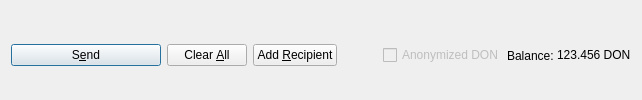
         <widget class="QFrame" name="frame_Send">
          <layout class="QHBoxLayout" name="horizontalLayout">
           <property name="bottomMargin">
            <number>0</number>
           </property>
           <item>
            <widget class="QPushButton" name="sendButton">
             <property name="minimumSize">
              <size>
               <width>150</width>
               <height>0</height>
              </size>
             </property>
             <property name="toolTip">
              <string>Confirm the send action</string>
             </property>
             <property name="text">
              <string>S&amp;end</string>
             </property>
             <property name="icon">
              <iconset resource="../donate.qrc">
               <normaloff>:/icons/send</normaloff>:/icons/send</iconset>
             </property>
             <property name="autoDefault">
              <bool>false</bool>
             </property>
             <property name="default">
              <bool>true</bool>
             </property>
            </widget>
           </item>
           <item>
            <widget class="QPushButton" name="clearButton">
             <property name="sizePolicy">
              <sizepolicy hsizetype="Minimum" vsizetype="Fixed">
               <horstretch>0</horstretch>
               <verstretch>0</verstretch>
              </sizepolicy>
             </property>
             <property name="toolTip">
              <string>Clear all fields of the form.</string>
             </property>
             <property name="text">
              <string>Clear &amp;All</string>
             </property>
             <property name="icon">
              <iconset resource="../donate.qrc">
               <normaloff>:/icons/remove</normaloff>:/icons/remove</iconset>
             </property>
             <property name="autoDefault">
              <bool>false</bool>
             </property>
            </widget>
           </item>
           <item>
            <widget class="QPushButton" name="addButton">
             <property name="toolTip">
              <string>Send to multiple recipients at once</string>
             </property>
             <property name="text">
              <string>Add &amp;Recipient</string>
             </property>
             <property name="icon">
              <iconset resource="../donate.qrc">
               <normaloff>:/icons/add</normaloff>:/icons/add</iconset>
             </property>
             <property name="autoDefault">
              <bool>false</bool>
             </property>
            </widget>
           </item>
           <item>
            <spacer name="horizontalSpacer">
             <property name="orientation">
              <enum>Qt::Horizontal</enum>
             </property>
             <property name="sizeHint" stdset="0">
              <size>
               <width>40</width>
               <height>20</height>
              </size>
             </property>
            </spacer>
           </item>
           <item>
            <layout class="QHBoxLayout" name="horizontalLayout_2">
             <property name="spacing">
              <number>3</number>
             </property>
             <item>
              <widget class="QCheckBox" name="checkzDON">
               <property name="enabled">
                <bool>false</bool>
               </property>
               <property name="text">
                <string>Anonymized DON</string>
               </property>
              </widget>
             </item>
             <item>
              <widget class="QLabel" name="label">
               <property name="text">
                <string>Balance:</string>
               </property>
              </widget>
             </item>
             <item>
              <widget class="QLabel" name="labelBalance">
               <property name="sizePolicy">
                <sizepolicy hsizetype="Preferred" vsizetype="Fixed">
                 <horstretch>0</horstretch>
                 <verstretch>0</verstretch>
                </sizepolicy>
               </property>
               <property name="cursor">
                <cursorShape>IBeamCursor</cursorShape>
               </property>
               <property name="text">
                <string notr="true">123.456 DON</string>
               </property>
               <property name="textInteractionFlags">
                <set>Qt::LinksAccessibleByMouse|Qt::TextSelectableByKeyboard|Qt::TextSelectableByMouse</set>
               </property>
              </widget>
             </item>
            </layout>
           </item>
          </layout>
         </widget>
